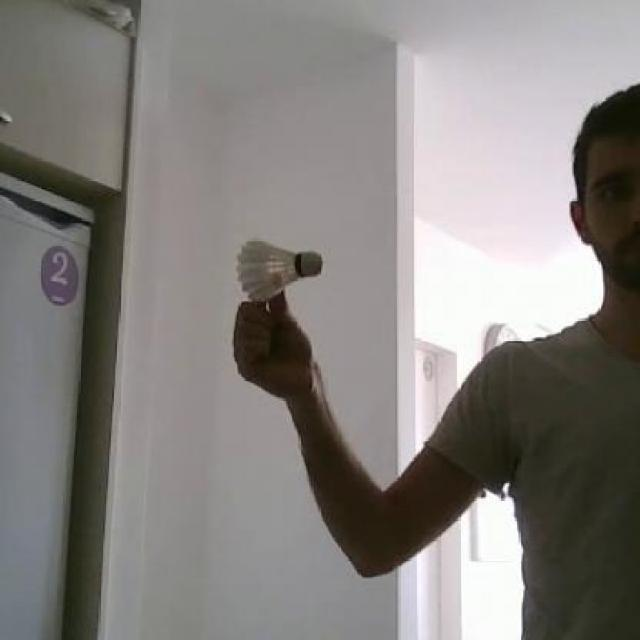
#> input picture docs/samples/test-shuttle.jpg, 640 x 640 px
$ python build_figures.py
#> lines starting #> are read from the running program, lines starting #| are printed output that depends on the picture
"""Build publication figures from saved training artifacts and real ONNX output."""
from pathlib import Path
import csv
import json
import textwrap

import cv2
import matplotlib
matplotlib.use("Agg")
import matplotlib.pyplot as plt
import numpy as np
import onnxruntime as ort
from PIL import Image, ImageChops, ImageDraw, ImageFont, ImageOps

ROOT = Path(__file__).resolve().parents[1]
RUN = ROOT / "My Drive/ShuttleBot/runs"
DEST = ROOT / "docs/figures"
PAPER, INK, ACCENT = "#f0f4fd", "#142641", "#224d8f"
items = []
FONT_DIR = Path(matplotlib.get_data_path()) / "fonts/ttf"


def add(title, caption, category, artwork):
    stem = f"{len(items)+1:02d}_" + title.lower().replace(" ", "_").replace("-", "_")
    canvas = Image.new("RGB", (1440, 900), PAPER)
    draw = ImageDraw.Draw(canvas)
    draw.rectangle((0, 0, 1440, 12), fill=ACCENT)
    draw.text((34, 29), category.upper(), font=ImageFont.truetype(str(FONT_DIR / "DejaVuSans-Bold.ttf"), 24), fill=ACCENT)
    draw.text((34, 59), title, font=ImageFont.truetype(str(FONT_DIR / "DejaVuSans-Bold.ttf"), 47), fill=INK)
    artwork = artwork.resize(ImageOps.contain(artwork, (1372, 678)).size, Image.Resampling.LANCZOS)
    x, y = (1440-artwork.width)//2, 124 + (678-artwork.height)//2
    canvas.paste(artwork.convert("RGB"), (x, y))
    draw.multiline_text((34, 815), textwrap.fill(caption, 106), spacing=6,
                        font=ImageFont.truetype(str(FONT_DIR / "DejaVuSans.ttf"), 24), fill=INK, stroke_width=1)
    canvas.save(DEST / f"full/{stem}.png")
    canvas.resize((960, 600), Image.Resampling.LANCZOS).save(DEST / f"preview/{stem}.webp", quality=97)
    items.append(dict(stem=stem, title=title, caption=caption, category=category))


def excerpt(title, caption, category, lines):
    panel = Image.new("RGB", (1372, 650), "#dfeaff")
    size = min(36, 2020 // max(map(len, lines)), 465 // len(lines))
    ImageDraw.Draw(panel).multiline_text((28, 29), "\n".join(lines), spacing=9,
        font=ImageFont.truetype(str(FONT_DIR / "DejaVuSansMono.ttf"), size), fill=INK, stroke_width=1)
    add(title, caption, category, panel)


def excerpt_source(title, caption, path, prefix, count):
    lines = (ROOT / path).read_text(encoding="utf-8").splitlines()
    start = next(i for i, line in enumerate(lines) if line.startswith(prefix))
    lines = [part for line in lines[start:start+count] for part in textwrap.wrap(
        line, width=85, replace_whitespace=False, subsequent_indent="    ") or [""]]
    excerpt(title, caption, "Implementation", lines)


def artifact(title, caption, folder, filename):
    with Image.open(RUN / folder / filename) as img:
        artwork = img.convert("RGB")
        if img.format == "PNG":
            blank = Image.new("RGB", artwork.size, artwork.getpixel((0, 0)))
            bounds = ImageChops.difference(artwork, blank).getbbox()
            if bounds:
                artwork = artwork.crop(bounds)
            artwork = ImageOps.expand(artwork, border=18, fill="white")
        add(title, caption, "Training evidence", artwork)


def chart(title, caption, labels, keys, ylabel):
    with (RUN / "shuttle_train_v1/results.csv").open() as stream:
        rows = list(csv.DictReader(stream))
    fig, ax = plt.subplots(figsize=(13.72, 6.78), dpi=100, layout="constrained")
    for label, key in zip(labels, keys):
        ax.plot([int(row["epoch"]) for row in rows], [float(row[key]) for row in rows],
                linewidth=3.2, label=label)
    ax.set(xlabel="Epoch", ylabel=ylabel)
    ax.tick_params(labelsize=19)
    ax.xaxis.label.set_size(18)
    ax.yaxis.label.set_size(18)
    ax.spines[["right","top"]].set_visible(False)
    ax.set_facecolor("#f6f9ff")
    ax.grid(color="#577aae", alpha=.30)
    ax.legend(fontsize=19)
    for label in (*ax.get_xticklabels(), *ax.get_yticklabels()):
        label.set_fontweight("semibold")
    fig.canvas.draw()
    add(title, caption, "Training evidence", Image.fromarray(np.asarray(fig.canvas.buffer_rgba()).copy()))
    plt.close(fig)


def inference():
    source = ROOT / "docs/samples/test-shuttle.jpg"
    frame = cv2.imread(str(source))
#> frame is the input picture: shape (640, 640, 3); mean B, G, R 126.7, 129.9, 133.3
    h, w = frame.shape[:2]
#> h = 640; w = 640
    scale = min(320/w, 320/h)
#> scale = 0.5
    nw, nh = round(w*scale), round(h*scale)
#> nw = 320; nh = 320
    left, top = round((320-nw)/2-.1), round((320-nh)/2-.1)
#> left = 0; top = 0
    padded = np.full((320, 320, 3), 114, dtype=np.uint8)
    padded[top:top+nh, left:left+nw] = cv2.resize(cv2.cvtColor(frame, cv2.COLOR_BGR2RGB), (nw, nh))
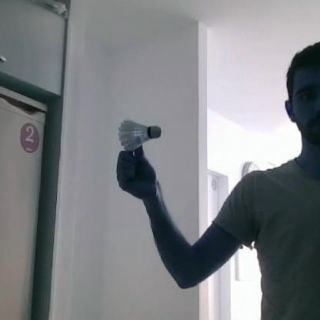
#> padded: shape (320, 320, 3); mean B, G, R 133.5, 130, 126.9
    session = ort.InferenceSession(str(ROOT / "docs/models/shuttle.onnx"), providers=["CPUExecutionProvider"])
    tensor = np.ascontiguousarray(padded.transpose(2,0,1)[None], dtype=np.float32)/255
    output = session.run(None, {session.get_inputs()[0].name: tensor})[0][0]
    j = output[4].argmax()
    x, y, bw, bh, score = output[:,j]
    assert score >= .35
    a = (round((x-bw/2-left)/scale), round((y-bh/2-top)/scale))
    b = (round((x+bw/2-left)/scale), round((y+bh/2-top)/scale))
    # Keep the original context and give the small predicted box an enlarged inset.
    raw_frame = frame.copy()
    cv2.rectangle(frame, a, b, (20, 245, 210), 3)
    cv2.putText(frame, f"Shuttle {score:.0%}", (max(0, a[0]-8), max(22, a[1]-8)),
                cv2.FONT_HERSHEY_SIMPLEX, .7, (30, 240, 200), 2, cv2.LINE_AA)
    px, py = (a[0]+b[0])//2, (a[1]+b[1])//2
    radius = max(34, round(max(b[0]-a[0], b[1]-a[1]) * .85))
    left_crop, top_crop = max(0, px-radius), max(0, py-radius)
    crop = raw_frame[top_crop:min(h, py+radius), left_crop:min(w, px+radius)]
    inset = cv2.resize(crop, (515, 515), interpolation=cv2.INTER_CUBIC)
    fx, fy = 515/crop.shape[1], 515/crop.shape[0]
    cv2.rectangle(inset, (round((a[0]-left_crop)*fx), round((a[1]-top_crop)*fy)),
                  (round((b[0]-left_crop)*fx), round((b[1]-top_crop)*fy)), (20, 245, 210), 4)
    comparison = Image.new("RGB", (1372, 650), "#dbe6f7")
    original = Image.fromarray(cv2.cvtColor(frame, cv2.COLOR_BGR2RGB))
    original = original.resize(ImageOps.contain(original, (805, 595)).size, Image.Resampling.LANCZOS)
    original_x = 20 + (810-original.width)//2
    comparison.paste(original, (original_x, 46))
    comparison.paste(Image.fromarray(cv2.cvtColor(inset, cv2.COLOR_BGR2RGB)), (828, 46))
    label_font = ImageFont.truetype(str(FONT_DIR / "DejaVuSans-Bold.ttf"), 25)
    labels = ImageDraw.Draw(comparison)
    labels.text((original_x, 8), "Full test frame", font=label_font, fill=INK)
    labels.text((828, 8), "Enlarged detection", font=label_font, fill=INK)
    add("ONNX detection on a test image", "The original browser export predicts this box on a repository sample. The label shows its actual confidence.",
        "Inference", comparison)
    add("The letterboxed model input", "The same sample is resized with its aspect ratio intact, padded to 320 × 320, then normalized for inference.",
        "Inference", Image.fromarray(padded).resize((590,590)))
    excerpt("Detector output and coordinates", "The highest-confidence candidate is mapped back into original image coordinates.", "Inference",
            [f"Image size       {w} × {h}", f"Tensor input     {tensor.shape}",
             f"Raw output       {(1,*output.shape)}", f"Top confidence   {score:.4f}",
             f"Box corners      {a} to {b}", f"Box center       {((a[0]+b[0])/2,(a[1]+b[1])/2)}"])


def build():
    inference()
#> (the call stopped at in inference, `session = ort.InferenceSession(str(ROOT / "docs/models/shuttle.onnx"),..`: onnxruntime is not available in this run)
    chart("Precision and recall", "The original validation history records how precision and recall changed across training.",
          ["Precision","Recall"], ["metrics/precision(B)","metrics/recall(B)"], "Validation score")
    chart("Mean average precision", "mAP at IoU 0.50 and mAP averaged across IoU 0.50 to 0.95 measure different localization strictness.",
          ["mAP50","mAP50–95"], ["metrics/mAP50(B)","metrics/mAP50-95(B)"], "Validation score")
    for loss, label in [("box","Bounding box loss"),("cls","Classification loss"),("dfl","Distribution focal loss")]:
        chart(label,"Training and validation loss from the original 50-epoch run.",
              ["Training","Validation"],[f"train/{loss}_loss",f"val/{loss}_loss"], "Loss")
    for title, caption, folder, file in [
        ("Training label distribution","Saved training-run plot showing label locations and box sizes.","shuttle_train_v1","labels.jpg"),
        ("Precision recall curve","Saved threshold trade-off from the CPU evaluation artifacts.","val_test_cpu_v3","BoxPR_curve.png"),
        ("F1 confidence curve","Saved evaluation curve summarizes precision and recall at different confidence thresholds.","val_test_cpu_v3","BoxF1_curve.png"),
        ("Precision confidence curve","Precision changes as low-confidence candidates are removed.","val_test_cpu_v3","BoxP_curve.png"),
        ("Normalized confusion matrix","The evaluation artifact summarizes class and background results as proportions.","val_test_cpu_v3","confusion_matrix_normalized.png"),
        ("Evaluation confusion counts","The raw matrix uses counts and includes the background category.","val_test_cpu_v3","confusion_matrix.png"),
        ("Evaluation labels","The saved test mosaic shows the annotated boxes used for comparison.","val_test_cpu_v3","val_batch0_labels.jpg"),
        ("Evaluation predictions","The matching evaluation mosaic shows model predictions and confidence labels.","val_test_cpu_v3","val_batch0_pred.jpg"),
    ]:
        artifact(title,caption,folder,file)
    excerpt_source("Aspect ratio preserving resize","The browser keeps its letterbox scale and padding for coordinate restoration.",
                   "docs/detection.js","export function letterbox",4)
    excerpt_source("RGB input conversion","The browser transforms RGBA pixels into normalized planar RGB.",
                   "docs/detection.js","export function rgbTensor",5)
    excerpt_source("Confidence and box decoding","The decoder reads the candidate score and converts model-space boxes back into frame pixels.",
                   "docs/detection.js","  for (let i=0; i<n",6)
    excerpt_source("Suppressing overlapping candidates","Candidates are ranked by confidence and compared with already selected boxes.",
                   "docs/detection.js","  candidates.sort",7)
    excerpt_source("Browser runtime initialization","The live detector loads the local ONNX model and runs it with the vendored WebAssembly runtime.",
                   "docs/app.js","function session()",8)
    excerpt("Dataset split counts","Counts are taken from the preserved YOLO training archive. Each image has a corresponding text label.",
            "Training evidence",["Training images       10,816","Validation images      2,666",
                                 "Test images            1,509","Total                 14,991","Class                 shuttle"])
    excerpt("Final validation metrics","Epoch 50 values are from the training validation history and are separate from local inference checks.",
            "Training evidence",["Precision     0.74647","Recall        0.60796","mAP50         0.64776","mAP50-95      0.29328"])
    excerpt_source("Checkpoint export parity","The verification script compares raw CPU ONNX predictions to the PyTorch checkpoint within numeric tolerance.",
                   "tests/verify_export.py","    with torch.no_grad()",7)
    assert len(items)==24
    (DEST/"gallery.json").write_text(json.dumps(items,ensure_ascii=False,indent=2)+"\n",encoding="utf-8")


if __name__ == "__main__":
#> (the run stopped early here; a loop or call above may not have finished)
